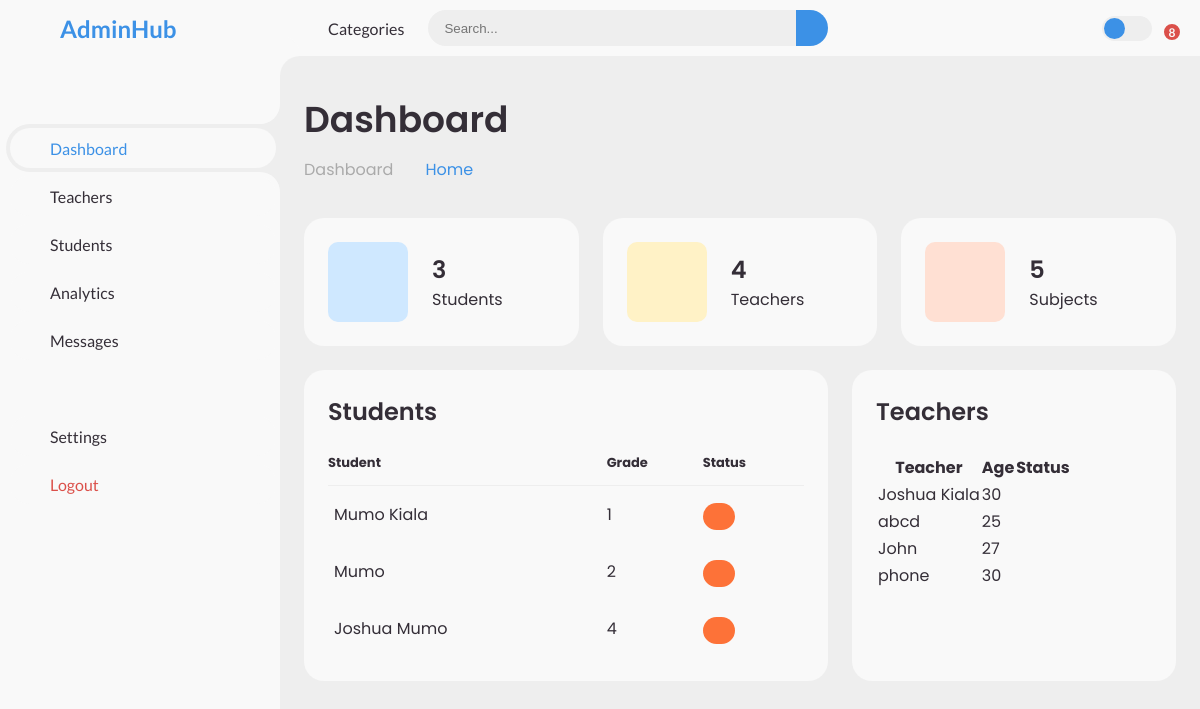
The app's page /dashboard/, older data.
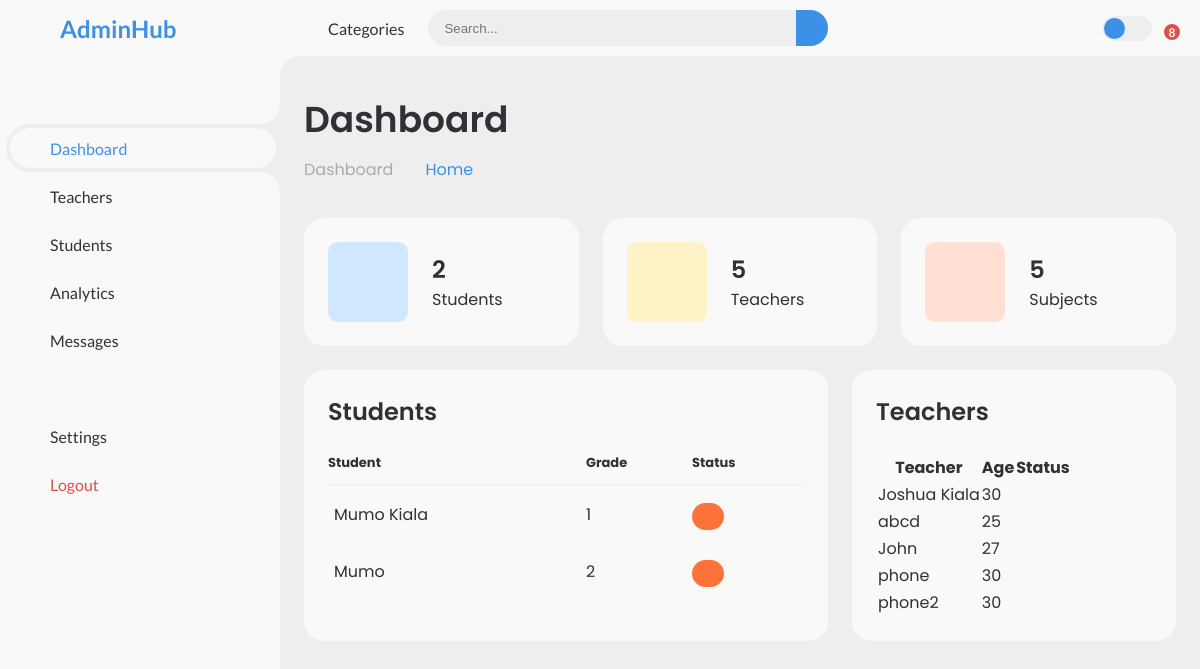
The same page, newer data.
### playground/models.py (models this page shows, shortened)
class Student(models.Model):
    name = models.CharField(max_length=30)
    admno = models.CharField(max_length=30, blank=True, unique=True)
    grade = models.CharField(max_length=30)
    GENDER_CHOICES = (
    ('0', 'Male'),
    ('1', 'Female'),
    )
    gender = models.CharField(choices=GENDER_CHOICES, max_length=1)
    age = models.PositiveSmallIntegerField()
    subjects = models.ManyToManyField(Subject, blank=True)
    class Meta:
        ordering = ['grade']
        verbose_name_plural = 'Students'

class Teacher(models.Model):
    name = models.CharField(max_length=100)
    GENDER_CHOICES = (
    ('0', 'Male'),
    ('1', 'Female'),
    )
    gender = models.CharField(choices=GENDER_CHOICES, max_length=1)
    age = models.PositiveSmallIntegerField()
    grade_assigned = models.CharField(max_length=30, default='-')
    subjects = models.ManyToManyField(Subject, blank=True)

### users/views.py (the view)
# urls.py: path('dashboard/', user_views.dashboard, name='dashboard'),
def dashboard(request):
    students = Student.objects.all()
    teachers = Teacher.objects.all()
    subjects = Subject.objects.all()
    context = {
        'students': students,
        'teachers': teachers,
        'subjects': subjects,
    }
    print("Students:", students.count())
    print("Teachers:", teachers.count())
    print("Subjects:", subjects.count())
    return render(request, 'index.html', context)

### playground/templates/index.html (shortened to what the changed rows need)
<!DOCTYPE html>
<html lang="en">
  <head>
    {% load static %}
    <link rel="stylesheet" href="{% static 'style.css' %}" />
  </head>
  <body>
    <section id="content">
      <main>
        <div class="head-title">
          <div class="left">
            <h1>Dashboard</h1>
          </div>
        </div>
        <ul class="box-info">
          <li>
            <span class="text">
              <h3>{{ students.count }}</h3>
              <p>Students</p>
            </span>
          </li>
          <li>
            <span class="text">
              <h3>{{ teachers.count }}</h3>
              <p>Teachers</p>
            </span>
          </li>
        </ul>
        <div class="table-data">
          <div class="order">
            <table>
              <thead>
                <tr>
                  <th>Student</th>
                  <th>Grade</th>
                  <th>Status</th>
                </tr>
              </thead>
              <tbody>
                {% for student in students %}
                <tr>
                  <td>
                    <p>{{ student.name }}</p>
                  </td>
                  <td>{{ student.grade }}</td>
                  <td>
                    <span
                      class="status {% if student.status == 'Active' %}completed{% else %}pending{% endif %}"
                      >{{ student.status }}</span
                    >
                  </td>
                </tr>
                {% endfor %}
              </tbody>
            </table>
          </div>
          <div class="todo">
            <table>
              <thead>
                <tr>
                  <th>Teacher</th>
                  <th>Age</th>
                  <th>Status</th>
                </tr>
              </thead>
              <tbody>
                {% for teacher in teachers %}
                <tr>
                  <td>
                    <p>{{ teacher.name }}</p>
                  </td>
                  <td>{{ teacher.age }}</td>
                  <td>
                  </td>
                </tr>
                {% endfor %}
              </tbody>
            </table>
          </div>
        </div>
      </main>
    </section>
  </body>
</html>

Row changes from the older to the newer data that the page shows:
removed Student: name "Joshua Mumo", grade "4"
added Teacher: name "phone2", age "30"
Text that changed along with them:
{{ students.count }}: "3" → "2"
{{ teachers.count }}: "4" → "5"
